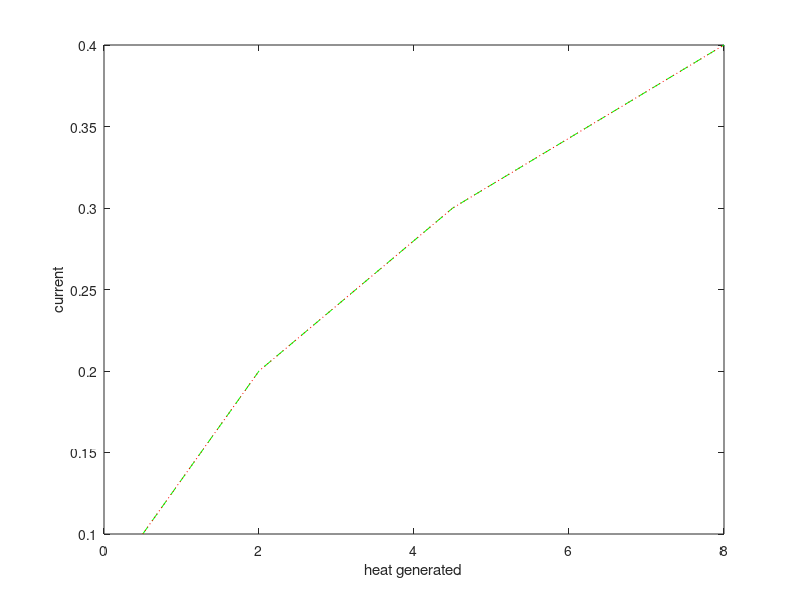

Here is the MATLAB script that generated this plot:
%find the resistance value with the help of voltage and current values with line plot
%The Colour of plot line should be green
%label it and turn on the grid

%Formula V=IR
%or R=V/I

voltage=[5 10 15 20];
current=[0.1 0.2 0.3 0.4];
resistance=voltage/current;
power=voltage.*current;
figure(1);plot(power,current,'green--');
xlabel('power');ylabel('current');
hold;
plot(current.^2*resistance,current,'red:');
xlabel('heat generated');ylabel('current');